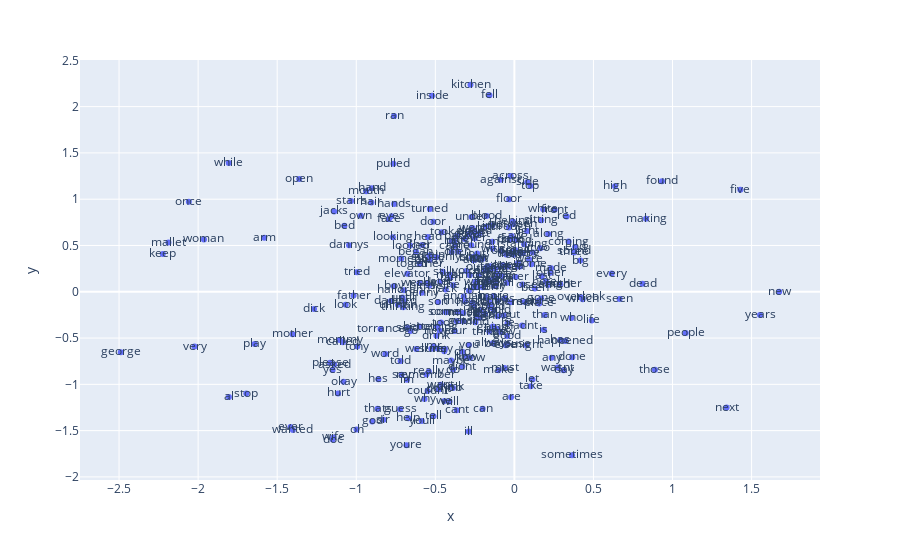

The notebook cell saved with this chart:
### Code cell
vecs, labels = reduce_dimensions(w2v_model_skip)

MAX_WORDS=300
fig = px.scatter(x=vecs[:MAX_WORDS,0], y=vecs[:MAX_WORDS,1], text=labels[:MAX_WORDS])
fig.show()

### Figure 1 — Plotly figure (JSON) as saved in the notebook; plotly's stock layout.template omitted (floating-point values rounded to 4 significant figures; data arrays with more than 128 entries replaced by an {"elided": "..."} marker saying what was removed)
{"data": [{"hovertemplate": "x=%{x}<br>y=%{y}<br>text=%{text}<extra></extra>", "legendgroup": "", "marker": {"color": "#636efa", "symbol": "circle"}, "mode": "markers+text", "name": "", "orientation": "v", "showlegend": false, "text": {"elided": "300 str values"}, "type": "scatter", "x": {"elided": "300 float values"}, "xaxis": "x", "y": {"elided": "300 float values"}, "yaxis": "y"}], "layout": {"legend": {"tracegroupgap": 0}, "margin": {"t": 60}, "xaxis": {"anchor": "y", "domain": [0, 1], "title": {"text": "x"}}, "yaxis": {"anchor": "x", "domain": [0, 1], "title": {"text": "y"}}}}
